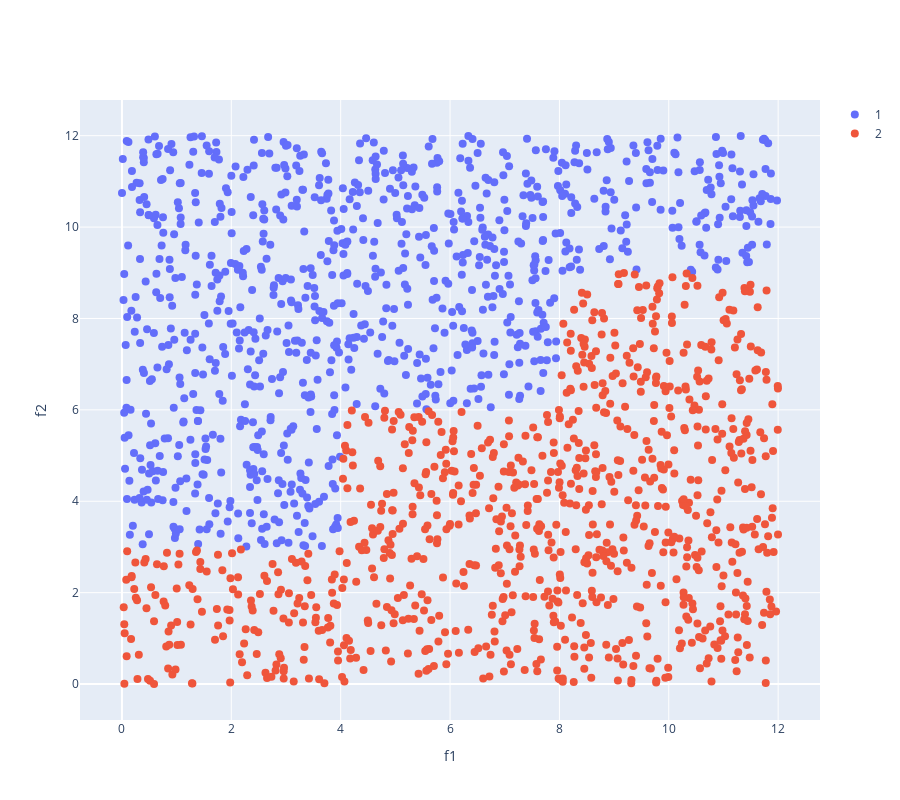

The notebook cell saved with this chart:
### Code cell
import scipy.io as sio
import numpy as np
import plotly.graph_objects as go
from sklearn.model_selection import train_test_split

#Load data for training
data = sio.loadmat("StairData.mat")
X=data['data'][0][0][2]
y=data['data'][0][0][3].squeeze()

y=y.astype(int)

#Identify class indexes
ixW1=np.where(y==1)[0]
ixW2=np.where(y==2)[0]

y[ixW2]=-1


#Plot samples
fig=go.Figure()
fig.add_trace(go.Scatter(x=X[0,ixW1],y=X[1,ixW1],name='1'))
fig.add_trace(go.Scatter(x=X[0,ixW2],y=X[1,ixW2],name='2'))
fig.update_traces(marker=dict(size=8))
fig.update_traces(mode='markers')
fig.update_xaxes(title_text="f1")
fig.update_yaxes(title_text="f2")
fig.update_layout(autosize=False,width=900,height=800)
fig.show()

Xtr, Xte, ytr, yte = train_test_split(X.T, y, train_size=0.7)

#Identify class indexes
ixW1Tr=np.where(ytr==1)[0]
ixW2Tr=np.where(ytr==-1)[0]

ixW1Te=np.where(yte==1)[0]
ixW2Te=np.where(yte==-1)[0]

### Figure 1 — Plotly figure (JSON) as saved in the notebook; plotly's stock layout.template omitted (floating-point values rounded to 4 significant figures; data arrays with more than 128 entries replaced by an {"elided": "..."} marker saying what was removed)
{"data": [{"marker": {"size": 8}, "mode": "markers", "name": "1", "type": "scatter", "x": {"elided": "915 float values"}, "y": {"elided": "915 float values"}}, {"marker": {"size": 8}, "mode": "markers", "name": "2", "type": "scatter", "x": {"elided": "882 float values"}, "y": {"elided": "882 float values"}}], "layout": {"autosize": false, "height": 800, "width": 900, "xaxis": {"autorange": true, "range": [-0.7671, 12.77], "title": {"text": "f1"}, "type": "linear"}, "yaxis": {"autorange": true, "range": [-0.7863, 12.78], "title": {"text": "f2"}, "type": "linear"}}}
